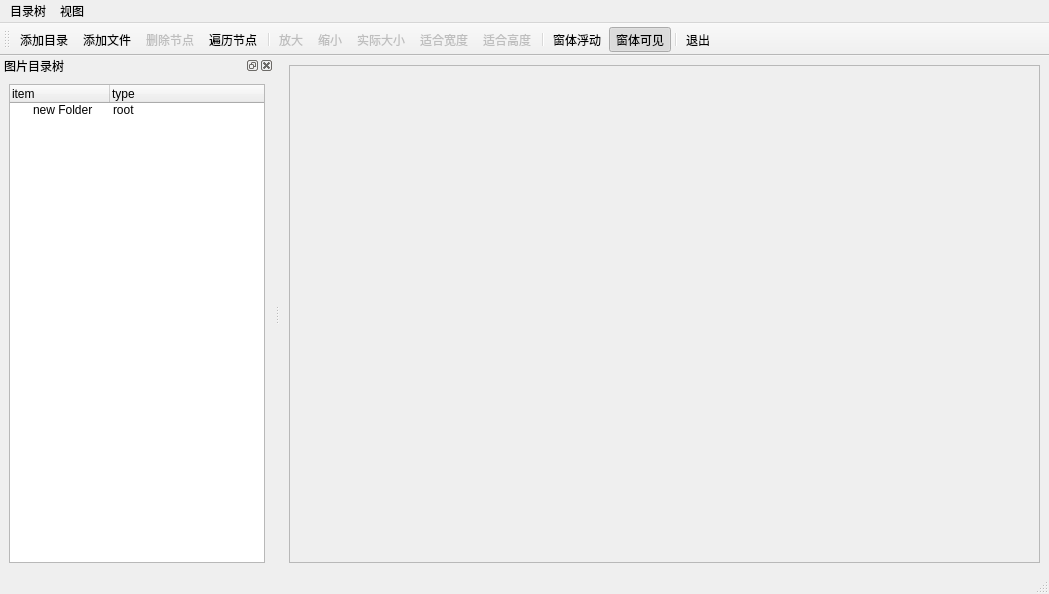
<?xml version="1.0" encoding="UTF-8"?>
<ui version="4.0">
 <class>tree_dock_widget_window</class>
 <widget class="QMainWindow" name="tree_dock_widget_window">
  <property name="geometry">
   <rect>
    <x>0</x>
    <y>0</y>
    <width>1049</width>
    <height>594</height>
   </rect>
  </property>
  <property name="windowTitle">
   <string>tree_dock_widget_window</string>
  </property>
  <widget class="QWidget" name="centralwidget">
   <layout class="QGridLayout" name="gridLayout_2">
    <item row="0" column="0">
     <widget class="QScrollArea" name="scrollArea">
      <property name="widgetResizable">
       <bool>true</bool>
      </property>
      <property name="alignment">
       <set>Qt::AlignCenter</set>
      </property>
      <widget class="QWidget" name="scrollAreaWidgetContents">
       <property name="geometry">
        <rect>
         <x>0</x>
         <y>0</y>
         <width>759</width>
         <height>460</height>
        </rect>
       </property>
       <layout class="QGridLayout" name="gridLayout_3">
        <item row="0" column="0">
         <widget class="QLabel" name="label">
          <property name="text">
           <string/>
          </property>
          <property name="alignment">
           <set>Qt::AlignCenter</set>
          </property>
         </widget>
        </item>
       </layout>
      </widget>
     </widget>
    </item>
   </layout>
  </widget>
  <widget class="QMenuBar" name="menubar">
   <property name="geometry">
    <rect>
     <x>0</x>
     <y>0</y>
     <width>1049</width>
     <height>26</height>
    </rect>
   </property>
   <widget class="QMenu" name="menu">
    <property name="title">
     <string>目录树</string>
    </property>
    <addaction name="actionAddFolder"/>
    <addaction name="actionAddFile"/>
    <addaction name="actionDelItem"/>
    <addaction name="actionScanItems"/>
    <addaction name="actionQuit"/>
   </widget>
   <widget class="QMenu" name="menu_2">
    <property name="title">
     <string>视图</string>
    </property>
    <addaction name="actionZoomIn"/>
    <addaction name="actionZoomOut"/>
    <addaction name="actionZoomRealSize"/>
    <addaction name="actionZoomWidth"/>
    <addaction name="actionZoomHigh"/>
    <addaction name="actionDockVisible"/>
    <addaction name="actionDockFloat"/>
   </widget>
   <addaction name="menu"/>
   <addaction name="menu_2"/>
  </widget>
  <widget class="QStatusBar" name="statusbar"/>
  <widget class="QDockWidget" name="dockWidget">
   <property name="allowedAreas">
    <set>Qt::LeftDockWidgetArea|Qt::RightDockWidgetArea</set>
   </property>
   <property name="windowTitle">
    <string>图片目录树</string>
   </property>
   <attribute name="dockWidgetArea">
    <number>1</number>
   </attribute>
   <widget class="QWidget" name="dockWidgetContents">
    <layout class="QGridLayout" name="gridLayout">
     <item row="0" column="0">
      <widget class="QTreeWidget" name="treeWidget">
       <column>
        <property name="text">
         <string>item</string>
        </property>
       </column>
       <column>
        <property name="text">
         <string>type</string>
        </property>
       </column>
       <item>
        <property name="text">
         <string>new Folder</string>
        </property>
        <property name="icon">
         <iconset>
          <normaloff>../images/icon/add_folder.bmp</normaloff>../images/icon/add_folder.bmp</iconset>
        </property>
        <property name="text">
         <string>root</string>
        </property>
       </item>
      </widget>
     </item>
    </layout>
   </widget>
  </widget>
  <widget class="QToolBar" name="toolBar">
   <property name="windowTitle">
    <string>toolBar</string>
   </property>
   <property name="toolButtonStyle">
    <enum>Qt::ToolButtonTextUnderIcon</enum>
   </property>
   <attribute name="toolBarArea">
    <enum>TopToolBarArea</enum>
   </attribute>
   <attribute name="toolBarBreak">
    <bool>false</bool>
   </attribute>
   <addaction name="actionAddFolder"/>
   <addaction name="actionAddFile"/>
   <addaction name="actionDelItem"/>
   <addaction name="actionScanItems"/>
   <addaction name="separator"/>
   <addaction name="actionZoomIn"/>
   <addaction name="actionZoomOut"/>
   <addaction name="actionZoomRealSize"/>
   <addaction name="actionZoomWidth"/>
   <addaction name="actionZoomHigh"/>
   <addaction name="separator"/>
   <addaction name="actionDockFloat"/>
   <addaction name="actionDockVisible"/>
   <addaction name="separator"/>
   <addaction name="actionQuit"/>
  </widget>
  <action name="actionAddFolder">
   <property name="icon">
    <iconset>
     <normaloff>../images/icon/add_folder.bmp</normaloff>../images/icon/add_folder.bmp</iconset>
   </property>
   <property name="text">
    <string>添加目录</string>
   </property>
  </action>
  <action name="actionAddFile">
   <property name="icon">
    <iconset>
     <normaloff>../images/icon/add_files.ico</normaloff>../images/icon/add_files.ico</iconset>
   </property>
   <property name="text">
    <string>添加文件</string>
   </property>
  </action>
  <action name="actionZoomIn">
   <property name="enabled">
    <bool>false</bool>
   </property>
   <property name="icon">
    <iconset>
     <normaloff>../images/icon/zoom_in.bmp</normaloff>../images/icon/zoom_in.bmp</iconset>
   </property>
   <property name="text">
    <string>放大</string>
   </property>
  </action>
  <action name="actionZoomOut">
   <property name="enabled">
    <bool>false</bool>
   </property>
   <property name="icon">
    <iconset>
     <normaloff>../images/icon/zoom_out.bmp</normaloff>../images/icon/zoom_out.bmp</iconset>
   </property>
   <property name="text">
    <string>缩小</string>
   </property>
  </action>
  <action name="actionZoomRealSize">
   <property name="enabled">
    <bool>false</bool>
   </property>
   <property name="icon">
    <iconset>
     <normaloff>../images/icon/visible.bmp</normaloff>../images/icon/visible.bmp</iconset>
   </property>
   <property name="text">
    <string>实际大小</string>
   </property>
  </action>
  <action name="actionZoomWidth">
   <property name="enabled">
    <bool>false</bool>
   </property>
   <property name="icon">
    <iconset>
     <normaloff>../images/icon/zoom_width.bmp</normaloff>../images/icon/zoom_width.bmp</iconset>
   </property>
   <property name="text">
    <string>适合宽度</string>
   </property>
  </action>
  <action name="actionDelItem">
   <property name="enabled">
    <bool>false</bool>
   </property>
   <property name="icon">
    <iconset>
     <normaloff>../images/icon/delete_item_red.bmp</normaloff>../images/icon/delete_item_red.bmp</iconset>
   </property>
   <property name="text">
    <string>删除节点</string>
   </property>
  </action>
  <action name="actionQuit">
   <property name="icon">
    <iconset>
     <normaloff>../images/icon/exit.bmp</normaloff>../images/icon/exit.bmp</iconset>
   </property>
   <property name="text">
    <string>退出</string>
   </property>
  </action>
  <action name="actionZoomHigh">
   <property name="enabled">
    <bool>false</bool>
   </property>
   <property name="icon">
    <iconset>
     <normaloff>../images/icon/zoom_hight.bmp</normaloff>../images/icon/zoom_hight.bmp</iconset>
   </property>
   <property name="text">
    <string>适合高度</string>
   </property>
  </action>
  <action name="actionScanItems">
   <property name="icon">
    <iconset>
     <normaloff>../images/icon/traversal_node.bmp</normaloff>../images/icon/traversal_node.bmp</iconset>
   </property>
   <property name="text">
    <string>遍历节点</string>
   </property>
  </action>
  <action name="actionDockVisible">
   <property name="checkable">
    <bool>true</bool>
   </property>
   <property name="checked">
    <bool>true</bool>
   </property>
   <property name="icon">
    <iconset>
     <normaloff>../images/icon/visible.bmp</normaloff>../images/icon/visible.bmp</iconset>
   </property>
   <property name="text">
    <string>窗体可见</string>
   </property>
  </action>
  <action name="actionDockFloat">
   <property name="checkable">
    <bool>true</bool>
   </property>
   <property name="checked">
    <bool>false</bool>
   </property>
   <property name="icon">
    <iconset>
     <normaloff>../images/icon/window_float.bmp</normaloff>../images/icon/window_float.bmp</iconset>
   </property>
   <property name="text">
    <string>窗体浮动</string>
   </property>
  </action>
 </widget>
 <resources>
  <include location="../images/icon/base_img.qrc"/>
 </resources>
 <connections>
  <connection>
   <sender>actionQuit</sender>
   <signal>triggered()</signal>
   <receiver>tree_dock_widget_window</receiver>
   <slot>close()</slot>
   <hints>
    <hint type="sourcelabel">
     <x>-1</x>
     <y>-1</y>
    </hint>
    <hint type="destinationlabel">
     <x>524</x>
     <y>296</y>
    </hint>
   </hints>
  </connection>
 </connections>
</ui>
